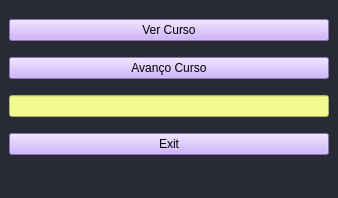
<?xml version="1.0" encoding="UTF-8"?>
<ui version="4.0">
 <class>MainWindow</class>
 <widget class="QMainWindow" name="MainWindow">
  <property name="geometry">
   <rect>
    <x>0</x>
    <y>0</y>
    <width>338</width>
    <height>198</height>
   </rect>
  </property>
  <property name="windowTitle">
   <string>MainWindow</string>
  </property>
  <property name="styleSheet">
   <string notr="true">background-color: rgb(40, 42, 54)</string>
  </property>
  <widget class="QWidget" name="centralwidget">
   <layout class="QVBoxLayout" name="verticalLayout">
    <item>
     <widget class="QPushButton" name="pushButton_3">
      <property name="styleSheet">
       <string notr="true">
background-color: rgb(196, 157, 255)
</string>
      </property>
      <property name="text">
       <string>Ver Curso</string>
      </property>
     </widget>
    </item>
    <item>
     <widget class="QPushButton" name="pushButton">
      <property name="styleSheet">
       <string notr="true">
background-color: rgb(196, 157, 255)
</string>
      </property>
      <property name="text">
       <string>Avanço Curso</string>
      </property>
     </widget>
    </item>
    <item>
     <widget class="QLineEdit" name="lineEdit">
      <property name="enabled">
       <bool>false</bool>
      </property>
      <property name="autoFillBackground">
       <bool>false</bool>
      </property>
      <property name="styleSheet">
       <string notr="true">background-color: rgb(241,250,140)</string>
      </property>
      <property name="text">
       <string/>
      </property>
     </widget>
    </item>
    <item>
     <widget class="QPushButton" name="pushButton_4">
      <property name="styleSheet">
       <string notr="true">
background-color: rgb(196, 157, 255)
</string>
      </property>
      <property name="text">
       <string>Exit</string>
      </property>
     </widget>
    </item>
   </layout>
  </widget>
  <widget class="QMenuBar" name="menubar">
   <property name="geometry">
    <rect>
     <x>0</x>
     <y>0</y>
     <width>338</width>
     <height>21</height>
    </rect>
   </property>
  </widget>
  <widget class="QStatusBar" name="statusbar"/>
 </widget>
 <resources/>
 <connections/>
</ui>
